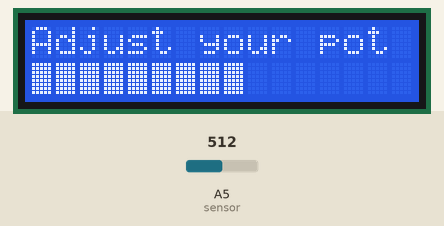
Recording of a sketch running on a simulated Arduino Uno, built with avr-gcc and run on an emulated ATmega328P. On the bench: 16×2 character LCD. The inputs (shaded band) are chosen by the test bench; at power-on: A5 (sensor) = 512. What the sketch prints to the serial monitor is not drawn.

Above: at 1.2 s.
1.3 s: A5 (sensor) set to 716
At 1.7 s:
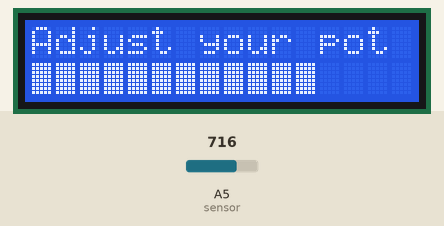
3.8 s: A5 (sensor) set to 900
At 4.16 s:
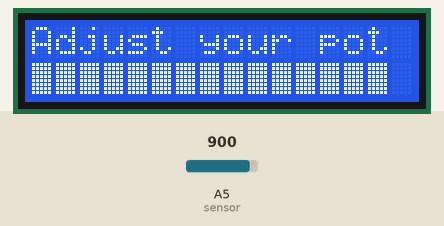
6.6 s: A5 (sensor) set to 1023
At 6.83 s:
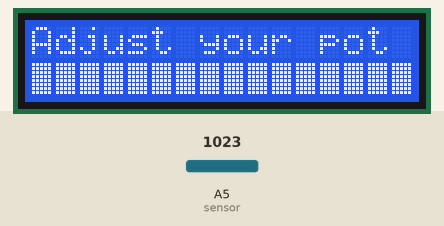
9.3 s: A5 (sensor) set to 511
At 9.5 s:
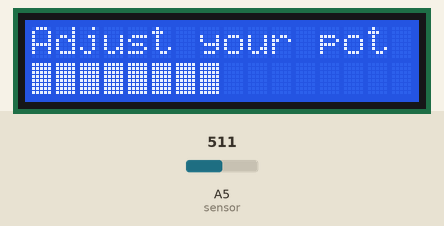
12.0 s: A5 (sensor) set to 306
At 12.36 s:
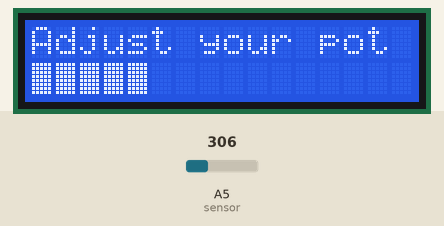
14.8 s: A5 (sensor) set to 122
At 15.01 s:
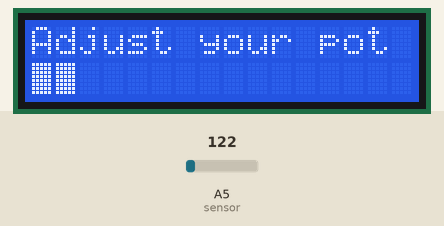

Measured:
- after the input at 1.3 s, the display: changes after 0.20 s (image 1)
- after the input at 3.8 s, the display: first differs from a run without the input after 0.16 s (image 2)
- after the input at 6.6 s, the display: changes at once (image 3)
- after the input at 9.3 s, the display: changes at once (image 4)
- after the input at 12.0 s, the display: first differs from a run without the input after 0.16 s (image 5)
- after the input at 14.8 s, the display: changes at once (image 6)
- what the display in image 0 shows lasts 0.4 s, from 0.9 s to 1.3 s

The sketch:

LCDAnalogMeter2223.ino
```cpp
// PROJECT  :LCDAnalogMeter2223
// PURPOSE  :Early ICS3U Introduction to LCD Display of Sensor Data (Potentiometer)
// DEVICE   :Arduino + (Adafruit 1447) LCD Appliance + Potentiometer
// AUTHOR   :C. D'Arcy
// DATE     :2023 02 26
// uC       :328p
// COURSE   :ICS3U
// STATUS   :Working
// REFERENCE:https://www.arduino.cc/en/Reference/LiquidCrystal
// REFERENCE:"Hello, World!" Tutorial: https://www.arduino.cc/en/Tutorial/HelloWorld
// REFERENCE:http://darcy.rsgc.on.ca/ACES/TEI3M/2223/images/LCDAnalogMeter2223.png
#include <LiquidCrystal.h>        //LCD Library...
#define LCD_COLUMNS 16            //Number of columns in Character LCD screen
#define LCD_ROWS    2             //Number of rows on LCD screen
//define a custom character to be used for the display
// REFERENCE:https://www.arduino.cc/en/Reference/LiquidCrystalCreateChar
uint8_t midBlock[8] = {0, 0, 0x1F, 0x1F, 0x1F, 0x1F, 0, 0};
//Pin assignments below are LCD Appliance-compatible
uint8_t EN = 9, RS = 8, D4 = 7, D5 = 6, D6 = 5, D7 = 4;
LiquidCrystal lcd(RS, EN, D4, D5, D6, D7);

void setup() {
  Serial.begin(9600);
  lcd.begin(LCD_COLUMNS, LCD_ROWS); //initialize LCD screen
  lcd.clear();                      //erase the LCD screen
  lcd.setCursor(0, 0);              //position display cursor at home
  lcd.print("Adjust your pot");     //provide an instruction on the first line
  lcd.createChar(0, midBlock);      //register custom character definition in HD44780 EEPROM
}

void loop() {
  uint16_t reading = analogRead(A5);                      //obtain sensor (pot) reading
  uint8_t value = map(reading, 0, 1023, 0, LCD_COLUMNS);  //scale it for display
  Serial.print(reading);
  Serial.println("\t" + String(value));
  lcd.setCursor(0, 1);    //position LCD cursor at the start of the second row
  for (uint8_t i = 0; i <= value; i++)
    lcd.write(255);       //http://darcy.rsgc.on.ca/ACES/Datasheets/HD44780.pdf#page=17
  //lcd.write(byte(0));   //or, first custom character (midBlock in this case)
  delay(200);             //admire...
  lcd.setCursor(0, 1);                //prepare to erase the second row
  lcd.print("                    ");  //do it...
}
```
